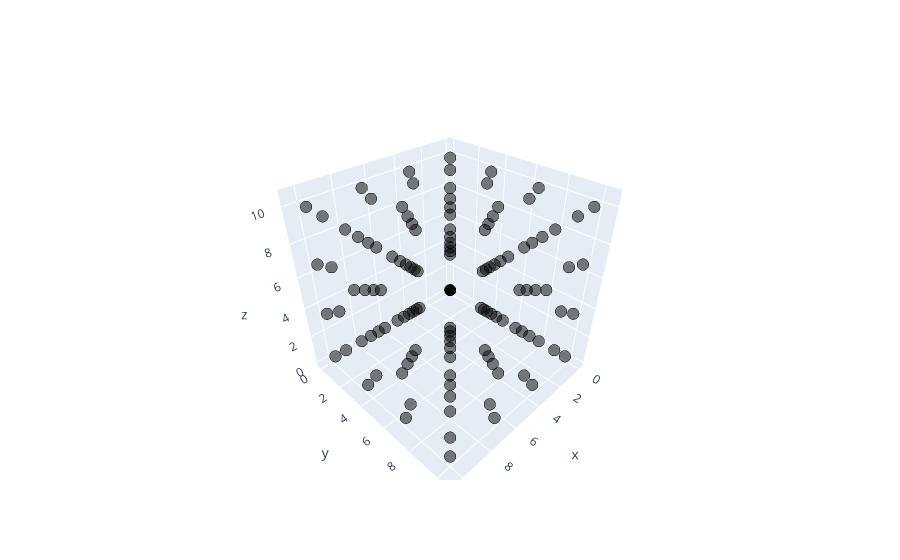

The notebook cell saved with this chart:
### Code cell
step = 0
latt_x = positions[step][:,0]
latt_y = positions[step][:,1]
latt_z = positions[step][:,2]
trace = go.Scatter3d(x = latt_x, y = latt_y, z=latt_z, mode = 'markers',
                    marker = dict(size = 4, color = 'rgba(0, 0, 0, .5)',
                    line = dict(width = 2, color = 'rgb(0, 0, 0)')),
)

iplot([trace], show_link=False)

### Figure 1 — Plotly figure (JSON) as saved in the notebook; plotly's stock layout.template omitted (floating-point values rounded to 4 significant figures)
{"data": [{"marker": {"color": "rgba(0, 0, 0, .5)", "line": {"color": "rgb(0, 0, 0)", "width": 2}, "size": 4}, "mode": "markers", "type": "scatter3d", "x": [0, 0, 0, 0, 0, 0, 0, 0, 0, 0, 0, 0, 0, 0, 0, 0, 1.5, 1.5, 1.5, 1.5, 1.5, 1.5, 1.5, 1.5, 1.5, 1.5, 1.5, 1.5, 1.5, 1.5, 1.5, 1.5, 3, 3, 3, 3, 3, 3, 3, 3, 3, 3, 3, 3, 3, 3, 3, 3, 4.5, 4.5, 4.5, 4.5, 4.5, 4.5, 4.5, 4.5, 4.5, 4.5, 4.5, 4.5, 4.5, 4.5, 4.5, 4.5, 6, 6, 6, 6, 6, 6, 6, 6, 6, 6, 6, 6, 6, 6, 6, 6, 7.5, 7.5, 7.5, 7.5, 7.5, 7.5, 7.5, 7.5, 7.5, 7.5, 7.5, 7.5, 7.5, 7.5, 7.5, 7.5, 9, 9, 9, 9, 9, 9, 9, 9, 9, 9, 9, 9, 9, 9, 9, 9, 10.5, 10.5, 10.5, 10.5, 10.5, 10.5, 10.5, 10.5, 10.5, 10.5, 10.5, 10.5, 10.5, 10.5, 10.5, 10.5], "y": [0, 0, 0, 0, 3, 3, 3, 3, 6, 6, 6, 6, 9, 9, 9, 9, 1.5, 1.5, 1.5, 1.5, 4.5, 4.5, 4.5, 4.5, 7.5, 7.5, 7.5, 7.5, 10.5, 10.5, 10.5, 10.5, 0, 0, 0, 0, 3, 3, 3, 3, 6, 6, 6, 6, 9, 9, 9, 9, 1.5, 1.5, 1.5, 1.5, 4.5, 4.5, 4.5, 4.5, 7.5, 7.5, 7.5, 7.5, 10.5, 10.5, 10.5, 10.5, 0, 0, 0, 0, 3, 3, 3, 3, 6, 6, 6, 6, 9, 9, 9, 9, 1.5, 1.5, 1.5, 1.5, 4.5, 4.5, 4.5, 4.5, 7.5, 7.5, 7.5, 7.5, 10.5, 10.5, 10.5, 10.5, 0, 0, 0, 0, 3, 3, 3, 3, 6, 6, 6, 6, 9, 9, 9, 9, 1.5, 1.5, 1.5, 1.5, 4.5, 4.5, 4.5, 4.5, 7.5, 7.5, 7.5, 7.5, 10.5, 10.5, 10.5, 10.5], "z": [0, 3, 6, 9, 0, 3, 6, 9, 0, 3, 6, 9, 0, 3, 6, 9, 1.5, 4.5, 7.5, 10.5, 1.5, 4.5, 7.5, 10.5, 1.5, 4.5, 7.5, 10.5, 1.5, 4.5, 7.5, 10.5, 0, 3, 6, 9, 0, 3, 6, 9, 0, 3, 6, 9, 0, 3, 6, 9, 1.5, 4.5, 7.5, 10.5, 1.5, 4.5, 7.5, 10.5, 1.5, 4.5, 7.5, 10.5, 1.5, 4.5, 7.5, 10.5, 0, 3, 6, 9, 0, 3, 6, 9, 0, 3, 6, 9, 0, 3, 6, 9, 1.5, 4.5, 7.5, 10.5, 1.5, 4.5, 7.5, 10.5, 1.5, 4.5, 7.5, 10.5, 1.5, 4.5, 7.5, 10.5, 0, 3, 6, 9, 0, 3, 6, 9, 0, 3, 6, 9, 0, 3, 6, 9, 1.5, 4.5, 7.5, 10.5, 1.5, 4.5, 7.5, 10.5, 1.5, 4.5, 7.5, 10.5, 1.5, 4.5, 7.5, 10.5]}], "layout": {}}
